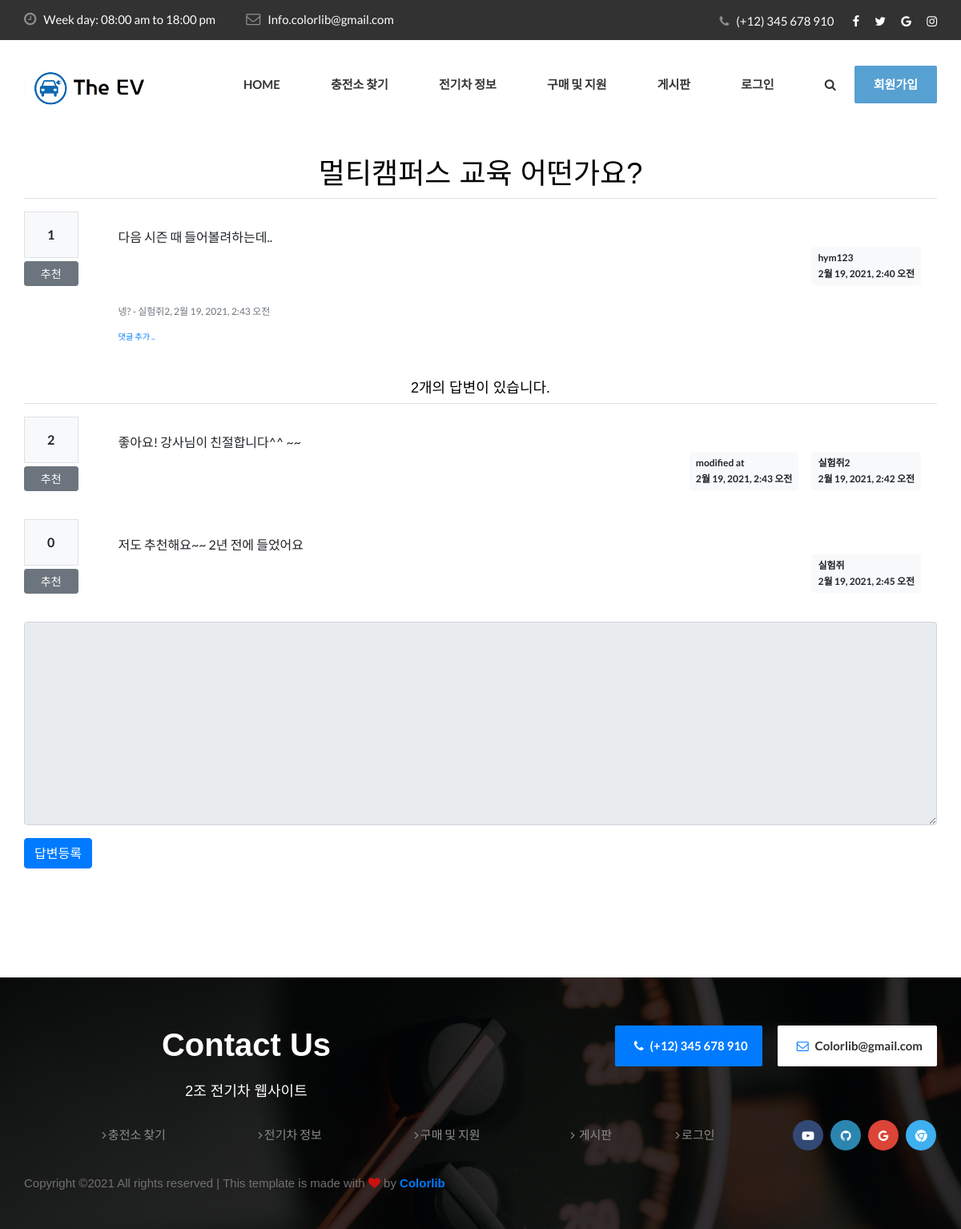
Page /EVapp/board/3/ on the committed database.
### EVapp/models.py (models this page shows, shortened)
class Question(models.Model):
    author = models.ForeignKey(User, on_delete=models.CASCADE, related_name='author_question')
    subject = models.CharField(max_length=100)
    content = models.TextField()
    create_at = models.DateTimeField(auto_now_add=True)
    modify_date = models.DateTimeField(null=True, blank=True)
    voter = models.ManyToManyField(User, related_name='voter_question')

class Comment(models.Model):
    author = models.ForeignKey(User, on_delete=models.CASCADE)
    content = models.TextField()
    create_at = models.DateTimeField()
    modify_date = models.DateTimeField(null=True, blank=True)
    question = models.ForeignKey(Question, null=True, blank=True, on_delete=models.CASCADE)
    answer = models.ForeignKey(Answer, null=True, blank=True, on_delete=models.CASCADE)

class Answer(models.Model):
    author = models.ForeignKey(User, on_delete=models.CASCADE, related_name='author_answer')
    question = models.ForeignKey(Question, on_delete=models.CASCADE)
    content = models.TextField()
    create_at = models.DateTimeField(auto_now_add=True)
    modify_date = models.DateTimeField(null=True, blank=True)
    voter = models.ManyToManyField(User, related_name='voter_answer')

### EVapp/views.py (the view)
# urls.py: path('board/<int:question_id>/', views.question_detail, name='question_detail'),
def question_detail(request, question_id):
 question = Question.objects.get(id=question_id)
 return render(request, 'EVapp/question_detail.html', {'question':question})

### EVapp/templates/EVapp/question_detail.html (shortened to what this page needs)
<!DOCTYPE html>
<html lang="ko">
{% load static %}
<head>
    <link rel="stylesheet" href="{% static 'css/bootstrap.min.css' %}">
    <link rel="stylesheet" href="{% static 'css/font-awesome.min.css' %}">
    <link rel="stylesheet" href="{% static 'css/elegant-icons.css' %}">
    <link rel="stylesheet" href="{% static 'css/nice-select.css' %}">
    <link rel="stylesheet" href="{% static 'css/magnific-popup.css' %}">
    <link rel="stylesheet" href="{% static 'css/jquery-ui.min.css' %}">
    <link rel="stylesheet" href="{% static 'css/owl.carousel.min.css' %}">
    <link rel="stylesheet" href="{% static 'css/slicknav.min.css' %}">
    <link rel="stylesheet" href="{% static 'css/style.css' %}">
</head>
<body>
    <header class="header">
        <div class="header__top">
            <div class="container">
                <div class="row">
                    <div class="col-lg-7">
                        <ul class="header__top__widget">
                            <li><i class="fa fa-clock-o"></i> Week day: 08:00 am to 18:00 pm</li>
                            <li><i class="fa fa-envelope-o"></i> Info.colorlib@gmail.com</li>
                        </ul>
                    </div>
                    <div class="col-lg-5">
                        <div class="header__top__right">
                            <div class="header__top__phone">
                                <i class="fa fa-phone"></i>
                                <span>(+12) 345 678 910</span>
                            </div>
                            <div class="header__top__social">
                                <a href="#"><i class="fa fa-facebook"></i></a>
                                <a href="#"><i class="fa fa-twitter"></i></a>
                                <a href="#"><i class="fa fa-google"></i></a>
                                <a href="#"><i class="fa fa-instagram"></i></a>
                            </div>
                        </div>
                    </div>
                </div>
            </div>
        </div>
        <div class="container">
            <div class="row">
                <div class="col-lg-2">
                    <div class="header__logo">
                        <a href="{% url 'index' %}"><img src="{% static 'img/logo.png' %}" alt=""></a>
                    </div>
                </div>
                <div class="col-lg-10">
                    <div class="header__nav">
                        <nav class="header__menu">
                            <ul>
                                <li><a href="{% url 'index' %}">Home</a></li>
                                <li><a href="{% url 'map' %}">충전소 찾기</a></li>
                                <li><a href="{% url 'car' %}">전기차 정보</a></li>
                                <li><a href="#">구매 및 지원</a>
                                </li>
                                <li><a href="{% url 'question_list' %}">게시판</a></li>
                                <li>
                                    {% if user.is_authenticated %}
                                    <a class="nav-link" href="{% url 'logout' %}">{{ user.username }} (로그아웃)</a>
                                    {% else %}
                                    <a href="{% url 'login' %}">로그인</a>
                                    {% endif %}
                                </li>
                            </ul>
                        </nav>
                        <div class="header__nav__widget">
                            <div class="header__nav__widget__btn">
                                <a href="#" class="search-switch"><i class="fa fa-search"></i></a>
                            </div>
                            <a href="{% url 'signup' %}" class="primary-btn">회원가입</a>
                        </div>
                    </div>
                </div>
            </div>
        </div>
    </header>
<div class="container my-3">
 <h2 class="border-bottom py-2">{{ question.subject }}</h2>
 <div class="row my-3">
  <div class="col-1">
      <div class="bg-light text-center p-3 border font-weight-bolder mb-1">{{question.voter.count}}</div>
      <a href="#" data-uri="{% url 'vote_question' question.id  %}"
          class="recommend btn btn-sm btn-secondary btn-block my-1">추천</a>
  </div>
  <div class="col-11">
  <div class="card-body">
   <div class="card-text">{{ question.content }}</div>
   <div class="d-flex justify-content-end">
       <div class="badge badge-light p-2 text-left">
           <div class="mb-2">{{ question.author.username }}</div>
           <div>{{ question.create_at }}</div>
       </div>
   </div>
   {% if question.comment_set.count > 0 %}
   <div class="mt-3">
   {% for comment in question.comment_set.all %}
       <div class="comment py-2 text-muted">
           <span style="white-space: pre-line;">{{ comment.content }}</span>
           <span>
               - {{ comment.author }}, {{ comment.create_at }}
           </span>
       </div>
   {% endfor %}
   </div>
   {% endif %}
   <div>
       <a href="{% url 'comment_create_question' question.id  %}"
          class="small"><small>댓글 추가 ..</small></a>
   </div>
  </div>
 </div>
 </div>
<h5 class="border-bottom my-3 py-2">{{question.answer_set.count}}개의 답변이 있습니다.</h5>
 {% for answer in question.answer_set.all %}
 <div class="row my-3">
    <div class="col-1">
        <div class="bg-light text-center p-3 border font-weight-bolder mb-1">{{answer.voter.count}}</div>
        <a href="#" data-uri="{% url 'vote_answer' answer.id  %}"
            class="recommend btn btn-sm btn-secondary btn-block my-1">추천</a>
    </div>
    <div class="col-11">
  <div class="card-body">
   <div class="card-text" style="white-space: pre-line;">{{ answer.content }}</div>
    <div class="d-flex justify-content-end">
        {% if answer.modify_date %}
        <div class="badge badge-light p-2 text-left mx-3">
            <div class="mb-2">modified at</div>
            <div>{{ answer.modify_date }}</div>
        </div>
        {% endif %}
        <div class="badge badge-light p-2 text-left">
            <div class="mb-2">{{ answer.author.username }}</div>
            <div>{{ answer.create_at }}</div>
        </div>
    </div>
  </div>
  </div>
 </div>
 {% endfor %}
<form action="{% url 'answer_create' question.id %}" method="post" class="my-3">
    <div class="form-group">
        <textarea {% if not user.is_authenticated %}disabled{% endif %}
              name="content" id="content" class="form-control" rows="10"></textarea>
    </div>
    <input type="submit" value="답변등록" class="btn btn-primary">
</form>
</div>
<br>
<br>
<br>
<br>
<br>
    <footer class="footer set-bg" data-setbg="{% static 'img/footer-bg.jpg' %}">
        <div class="container">
            <div class="footer__contact">
                <div class="row">
                    <div class="col-lg-6 col-md-6">
                        <div class="footer__contact__title">
                            <h2>Contact Us</h2>
                            <br><h5> 2조 전기차 웹사이트</h5><br>
                        </div>
                    </div>
                    <div class="col-lg-6 col-md-6">
                        <div class="footer__contact__option">
                            <div class="option__item"><i class="fa fa-phone"></i> (+12) 345 678 910</div>
                            <div class="option__item email"><i class="fa fa-envelope-o"></i> Colorlib@gmail.com</div>
                        </div>
                    </div>
                    <div class="col-lg-2 offset-lg-1 col-md-3">
                        <div class="footer__widget">
                            <ul>
                                <li><a href="{% url 'map' %}"><i class="fa fa-angle-right"></i>충전소 찾기</a></li>
                            </ul>
                        </div>
                    </div>
                    <div class="col-lg-2 col-md-3">
                        <div class="footer__widget">
                            <ul>
                                <li><a href="{% url 'car' %}"><i class="fa fa-angle-right"></i>전기차 정보</a></li>
                            </ul>
                        </div>
                    </div>
                    <div class="col-lg-2 col-md-3">
                        <div class="footer__widget">
                            <ul>
                                <li><a href="#"><i class="fa fa-angle-right"></i>구매 및 지원</a></li>
                            </ul>
                        </div>
                    </div>
                    <div class="col-lg-3 col-md-6">
                    <div class="footer__brand">
                        <ul>
                            <li><a href="{% url 'question_list' %}"><i class="fa fa-angle-right"></i> 게시판</a></li>
                        </ul>
                        <ul>
                            <li><a href="{% url 'login' %}"><i class="fa fa-angle-right"></i>로그인</a></li>
                        </ul>
                    </div>
                </div>
                <div class="footer__social">
                    <a href="https://www.youtube.com/results?search_query=%EC%A0%84%EA%B8%B0%EC%B0%A8" class="facebook"><i class="fa fa-youtube-play"></i></a>
                    <a href="https://github.com/bongsuyeon/Project_Electric-Vehicle" class="twitter"><i class="fa fa-github"></i></a>
                    <a href="https://www.google.com/search?safe=strict&hl=ko&sxsrf=ALeKk02fcjZOzs1ygjVQcDQKtX4wKanO0g%3A1613440586986&source=hp&ei=SiYrYMvDOdiDoATLh6CAAg&iflsig=AINFCbYAAAAAYCs0WuOAP2uaVCh25qmHNfhW6Kic2pLM&q=%EC%A0%84%EA%B8%B0%EC%B0%A8&oq=%EC%A0%84%EA%B8%B0%EC%B0%A8&gs_lcp=Cgdnd3Mtd2l6EAMyBAgjECcyBAgjECcyCAgAELEDEIMBMggIABCxAxCDATINCAAQhwIQsQMQgwEQFDIICAAQsQMQgwEyCAgAELEDEIMBMggIABCxAxCDATIICAAQsQMQgwEyCAgAELEDEIMBOg0IIxDNAxDqAhAnEIsDOgoIIxDqAhAnEIsDOgIIADoFCAAQsQM6BwgAEIcCEBRQtBVYmCBg3yFoAnAAeAGAAaQBiAGpB5IBAzAuN5gBAKABAaoBB2d3cy13aXqwAQq4AQI&sclient=gws-wiz&ved=0ahUKEwjLkLTIpu3uAhXYAYgKHcsDCCAQ4dUDCAc&uact=5" class="google"><i class="fa fa-google"></i></a>
                    <a href="https://www.google.co.kr/chrome/?brand=JJTC&gclid=Cj0KCQiA1KiBBhCcARIsAPWqoSqAXvtBiUxMxP79vieCyAc4s_SEDG1Vm-IUOHPlViJmpfIZa5BXjTUaAoiLEALw_wcB&gclsrc=aw.ds" class="skype"><i class="fa fa-chrome"></i></a>
                </div>
                </div>
            </div>
            <div class="footer__copyright__text">
                <p>Copyright &copy;<script>document.write(new Date().getFullYear());</script> All rights reserved | This template is made with <i class="fa fa-heart" aria-hidden="true"></i> by <a href="https://colorlib.com" target="_blank">Colorlib</a></p>
            </div>
        </div>
    </footer>
</body>
</html>

### EVapp/static/css/style.css (style rules this page uses)
html, body { height: 100%; font-family: "Lato", sans-serif; -webkit-font-smoothing: antialiased; }
h1, h2, h3, h4, h5, h6, #FindTitle, .location { margin: 0; color: #111111; font-weight: 400; color : white; text-align: center; font-family: 'Do Hyeon', sans-serif; }
h2 { font-size: 36px; }
h5 { font-size: 18px; }
p { font-size: 15px; font-family: "Do Hyeon", sans-serif; color: #727171; font-weight: 400; line-height: 25px; margin: 0 0 15px 0; }
img { max-width: 100%; }
ul, ol { padding: 0; margin: 0; }
.set-bg { background-repeat: no-repeat; background-size: cover; background-position: top center; }
.primary-btn { display: inline-block; font-size: 15px; padding: 12px 24px; color: #ffffff; font-weight: 700; background: #57A0D2; border-radius: 2px; }
.header__top { background: #323232; }
.header__top__widget { padding: 12px 0 14px; }
.header__top__widget li { font-size: 15px; color: #ffffff; display: inline-block; margin-right: 35px; list-style: none; }
.header__top__widget li:last-child { margin-right: 0; }
.header__top__widget li i { font-size: 18px; color: #8d8d8d; margin-right: 6px; }
.header__top__right { text-align: right; }
.header__top__phone { display: inline-block; margin-right: 20px; padding: 14px 0 12px; }
.header__top__phone i { color: #8d8d8d; margin-right: 6px; font-size: 15px; }
.header__top__phone span { font-size: 15px; color: #ffffff; }
.header__top__social { display: inline-block; padding: 14px 0 12px; }
.header__top__social a { display: inline-block; font-size: 15px; color: #ffffff; margin-right: 16px; }
.header__top__social a:last-child { margin-right: 0; }
.header__nav { text-align: right; padding: 32px 0 33px; }
.header__logo { padding: 35px 0; }
.header__logo a { display: inline-block; }
.header__menu { display: inline-block; }
.header__menu ul li { list-style: none; display: inline-block; margin-right: 60px; position: relative; }
.header__menu ul li a { font-size: 15px; color: #353535; font-weight: 700; display: block; padding: 5px 0; text-transform: uppercase; position: relative; }
.header__menu ul li a:after { position: absolute; left: 0; bottom: 0; height: 2px; width: 0%; background: #007bff; content: ""; opacity: 0; -webkit-transition: all, 0.5s; -o-transition: all, 0.5s; transition: all, 0.5s; }
.header__nav__widget { display: inline-block; }
.header__nav__widget .header__nav__widget__btn { display: inline-block; }
.header__nav__widget .header__nav__widget__btn a { font-size: 15px; color: #353535; margin-right: 20px; display: inline-block; }
.footer { padding-top: 60px; padding-bottom: 30px; }
.footer__contact__title h2 { font-size: 40px; color: #ffffff; font-weight: 700; }
.footer__contact__option { text-align: right; }
.footer__contact__option .option__item { font-size: 15px; color: #ffffff; background: #007bff; display: inline-block; font-weight: 700; padding: 14px 18px 14px 24px; margin-right: 16px; border-radius: 2px; }
.footer__contact__option .option__item:last-child { margin-right: 0; }
.footer__contact__option .option__item.email { color: #323232; background: #ffffff; }
.footer__contact__option .option__item.email i { color: #007bff; }
.footer__contact__option .option__item i { margin-right: 5px; }
.footer__social { margin-bottom: 20px; }
.footer__social a { display: inline-block; height: 38px; width: 38px; font-size: 15px; color: #ffffff; line-height: 38px; text-align: center; border-radius: 50%; margin-right: 6px; }
.footer__social a:last-child { margin-right: 0; }
.footer__social a.facebook { background: #324975; }
.footer__social a.twitter { background: #2C85AE; }
.footer__social a.google { background: #DC4438; }
.footer__social a.skype { background: #3EAFF0; }
.footer__copyright__text { margin-bottom: 0 !important; }
.footer__copyright__text a { font-weight: 700; color: #007bff; }
.footer__copyright__text i { color: #cc1111; }
.footer__widget ul li { list-style: none; }
.footer__widget ul li a { font-size: 15px; color: #8d8d8d; line-height: 36px; }
.footer__widget ul li i { margin-right: 2px; }
.footer__brand { overflow: hidden; margin-bottom: 30px; }
.footer__brand ul { width: 50%; float: left; }
.footer__brand ul li { list-style: none; }
.footer__brand ul li a { font-size: 15px; color: #8d8d8d; line-height: 36px; }
.footer__brand ul li i { margin-right: 2px; }
@media only screen and (min-width: 1200px) { .container { max-width: 1170px; } }
.card-body { flex: 1 1 auto; padding: 1.25rem; }
.text-muted { color: #6c757d!important; font-size: 12px; }

### rows in the picture
Question: subject "멀티캠퍼스 교육 어떤가요?", voter.count "1", content "다음 시즌 때 들어볼려하는데..", author.username "hym123", create_at "2월 19, 2021, 2:40 오전", answer_set.count "2"
Comment: content "넹?", author "실험쥐2", create_at "2월 19, 2021, 2:43 오전"
Answer: voter.count "2", content "좋아요! 강사님이 친절합니다^^ ~~", modify_date "2월 19, 2021, 2:43 오전", author.username "실험쥐2", create_at "2월 19, 2021, 2:42 오전"
Answer: voter.count "0", content "저도 추천해요~~ 2년 전에 들었어요", author.username "실험쥐", create_at "2월 19, 2021, 2:45 오전"
